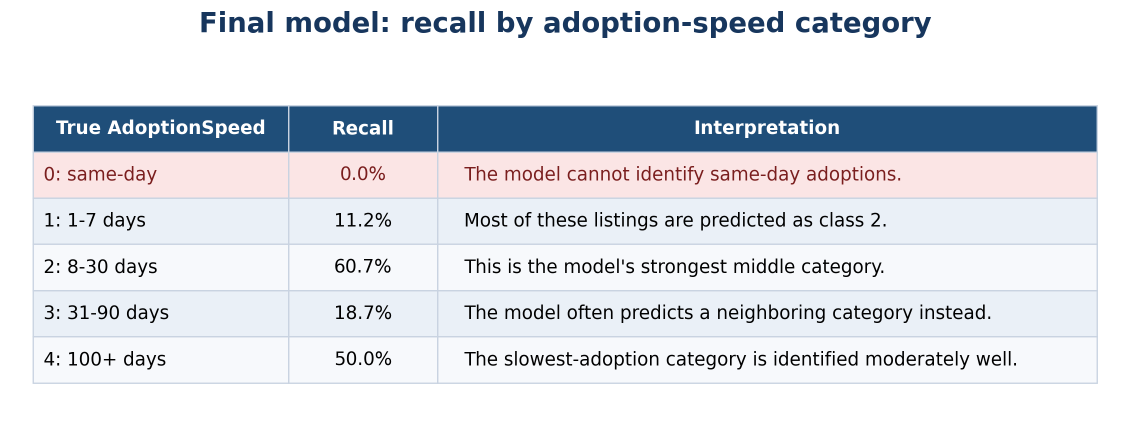
#> input picture HW1/Part 1/pipeline/figures/class_recall_table.png, 2260 x 852 px (shown at 1/2 size)
$ python -i build_image_pixel_features.py   (imports and definitions only)
#> lines starting #> are read from the running program, lines starting #| are printed output that depends on the picture
"""Aggregate lightweight pixel features across every available PetFinder image.

The script is deliberately non-learned: it uses thumbnail-scale descriptive
statistics and does not inspect adoption labels. Corrupt/unreadable files are
counted rather than causing record removal.
"""

from collections import defaultdict
from pathlib import Path

import numpy as np
import pandas as pd
from PIL import Image, ImageFilter


PROJECT_ROOT = Path(__file__).resolve().parents[1]
DATA_ROOT = PROJECT_ROOT / "petfinder-adoption-prediction"
STAGE1_PATH = PROJECT_ROOT / "pipeline" / "data" / "listing_features_stage1.csv"
AGGREGATE_PATH = PROJECT_ROOT / "pipeline" / "data" / "image_pixel_features.csv"
STAGE2_PATH = PROJECT_ROOT / "pipeline" / "data" / "listing_features_stage2.csv"
THUMBNAIL_SIZE = (128, 128)


def summarize_image(path: Path) -> dict[str, float]:
#> called with path = 'figures/class_recall_table.png'
    with Image.open(path) as image:
#> image is the input picture: PIL image 2260x852 RGBA; mean R, G, B, A 218.1, 222.2, 228.9, 255
        image = image.convert("RGB")
#> image: PIL image 2260x852 RGB
        width, height = image.size
#> width = 2260; height = 852
        thumbnail = image.copy()
        thumbnail.thumbnail(THUMBNAIL_SIZE)
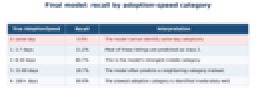
#> thumbnail: PIL image 128x48 RGB (shown 2 times larger); mean R, G, B 217.9, 222, 228.8
        rgb = np.asarray(thumbnail, dtype=np.float32)
        luminance = 0.2126 * rgb[:, :, 0] + 0.7152 * rgb[:, :, 1] + 0.0722 * rgb[:, :, 2]
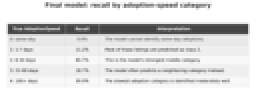
#> luminance: shape (48, 128) float32 (shown 2 times larger); min 64.76, max 255, mean 221.6
        red_green = rgb[:, :, 0] - rgb[:, :, 1]
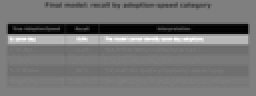
#> red_green: shape (48, 128) float32 (shown 2 times larger); min -49, max 49, mean -4.1; drawn with min black and max white
        yellow_blue = 0.5 * (rgb[:, :, 0] + rgb[:, :, 1]) - rgb[:, :, 2]
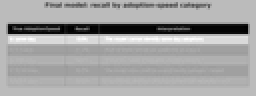
#> yellow_blue: shape (48, 128) float32 (shown 2 times larger); min -68.5, max 24.5, mean -8.9; drawn with min black and max white
        colorfulness = np.sqrt(red_green.var() + yellow_blue.var()) + 0.3 * np.sqrt(
            red_green.mean() ** 2 + yellow_blue.mean() ** 2
        )
#> colorfulness = 27.47
        edges = np.asarray(thumbnail.convert("L").filter(ImageFilter.FIND_EDGES), dtype=np.float32)
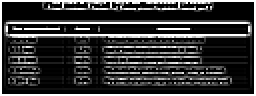
#> edges: shape (48, 128) float32 (shown 2 times larger); min 0, max 255, mean 56.6
        return {
            "image_width": width,
            "image_height": height,
            "image_aspect_ratio": width / height,
            "image_resolution_pixels": width * height,
            "image_brightness": luminance.mean(),
            "image_contrast": luminance.std(),
            "image_colorfulness": colorfulness,
            "image_edge_variance": edges.var(),
        }


# [53 lines left out: function main, not called in this run]


# [2 lines not run here, left out]

>>> result = summarize_image('figures/class_recall_table.png')
#> result = {'image_width': 2260, 'image_height': 852, 'image_aspect_ratio': 2.65, 'image_resolution_pixels': 1925520, 'image_brightness': 221.6, 'image_contrast': 51.25, 'image_colorfulness': 27.47, 'image_edge_variance': 7835.2}
